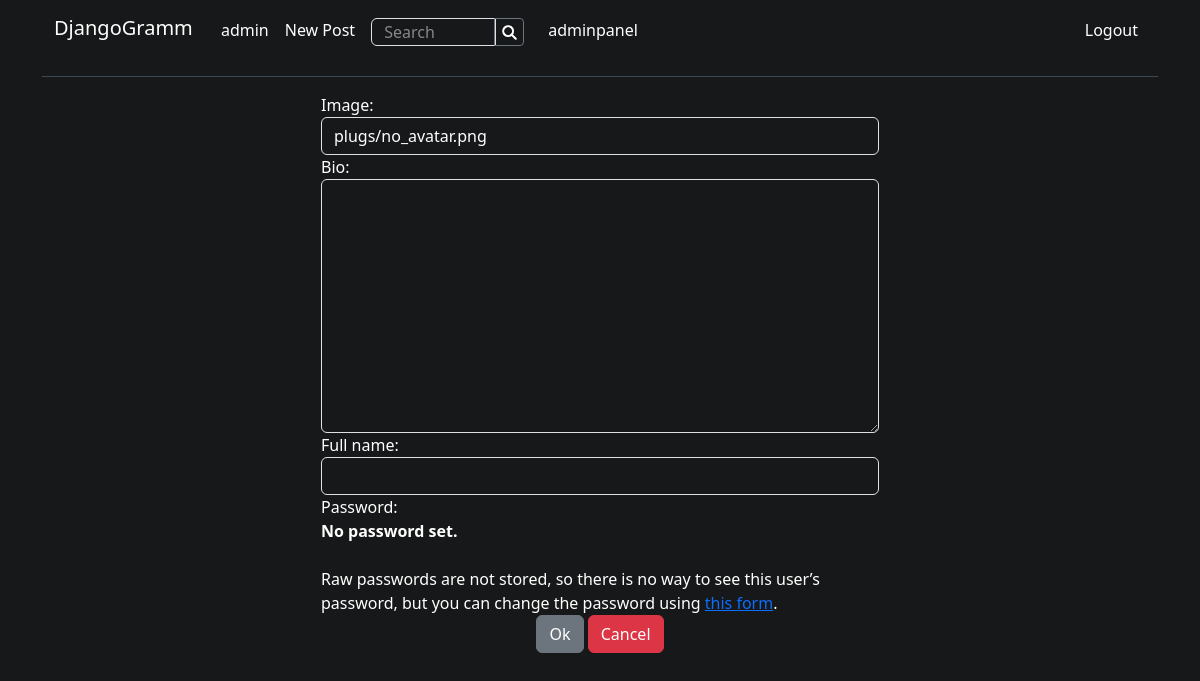
The app's page /profile/edit_profile/ (signed in), older data.
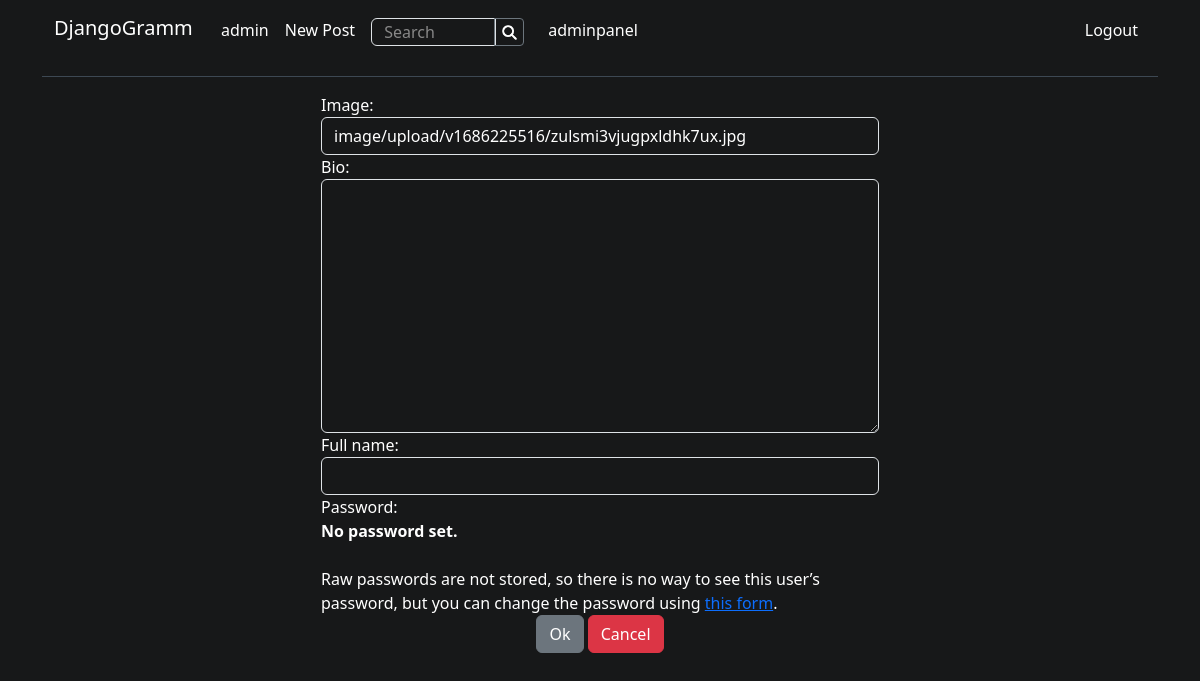
The same page, newer data.
### djangogramm/models.py (models this page shows, shortened)
class User(AbstractUser):
    full_name = models.CharField(max_length=100, blank=True)
    bio = models.CharField(max_length=255, blank=True)
    avatar = CloudinaryField('image', blank=True, transformation={
        'width': AVATAR_IMAGE_SIZE[0],
        'height': AVATAR_IMAGE_SIZE[1],
        'crop': 'fill',
    })
    followers = models.ManyToManyField('self', related_name='follows', blank=True, null=True, symmetrical=False)
    def __str__(self):
        return USER_STR_DISPLAY.format(username=self.username)

### djangogramm/views.py (the view, shortened to what this page needs)
# urls.py: path('edit_profile/', views.EditProfile.as_view(), name='edit_profile'),
@method_decorator(login_required, name='dispatch')
class EditProfile(UpdateView):
    form_class = EditProfileForm
    template_name = 'edit_profile.html'
    def get_object(self):
        return self.request.user

### djangogramm/forms.py
class EditProfileForm(UserChangeForm):
    class Meta:
        model = User
        fields = ('avatar', 'bio', 'full_name')
    def __init__(self, *args, **kwargs):
        super(EditProfileForm, self).__init__(*args, **kwargs)
        self.fields['avatar'].widget.attrs['class'] = 'form-control'
        self.fields['full_name'].widget.attrs['class'] = 'form-control'
        self.fields['bio'].widget = forms.Textarea(attrs={
            'class': 'form-control',
            'aria-label': 'With textarea',
        })

### djangogramm/context_processors.py (called while the page is built)
def tags(request):
    search_items = cache.get('search_items')
    if search_items is None:
        search_items = list(Tag.objects.all()) + list(User.objects.all())
        cache.set('search_items', search_items, 15)
    return {'search_items': search_items}

### djangogramm/models.py (called while the page is built)
    def __str__(self):
        return TAG_STR_DISPLAY.format(title=self.title)

### djangogramm/templates/edit_profile.html (shortened to what this page needs)
{% extends 'base.html' %}
{% block content %}
<div class="col-md-6 offset-md-3 text-light">
<form method="post" enctype="multipart/form-data">
        <div class="text-light">
            {{ form }}
        </div>
        <div class="text-center">
            <button type="submit" class="btn btn-secondary">Ok</button>
            <button type="button" class="btn btn-danger">Cancel</button>
        </div>
</form>
</div>
{% endblock %}

### djangogramm/templates/base.html (shortened to what this page needs)
<!doctype html>
<html lang="en">
    {% load static %}
    {% include 'header.html' %}
  <body style="background-color: #171819;">
    <div class="container">
        {% include 'navbar.html' %}
    <hr class="hr">
    </div>
    <div class="container">
        {% block content %}
        {% endblock %}
        <br>
        <br>
    </div>
  </body>
</html>

### djangogramm/templates/header.html (shortened to what this page needs)
 <head>
    <link href="https://cdn.jsdelivr.net/npm/bootstrap@5.3.0-alpha3/dist/css/bootstrap.min.css" rel="stylesheet">
  </head>

### djangogramm/templates/navbar.html (shortened to what this page needs)
{% load static %}
<nav class="navbar navbar-expand-lg navbar-dark">
    <div class="container-fluid">
        <a class="navbar-brand mb-1" href="{% url 'feed' %}">DjangoGramm</a>
        <div class="collapse navbar-collapse" id="navbarSupportedContent">
            {% if user.is_authenticated %}
            <ul class="navbar-nav me-auto mb-2 mb-lg-0">
                <li class="nav-item">
                    <a class="nav-link" href="{% url 'profile' pk=request.user.id %}">
                        {{ request.user.username }} </a>
                </li>
                <li class="nav-item">
                    <a class="nav-link me-2" href="{% url 'new_post' %}">New Post</a>
                </li>
                <li class="nav-item">
                    <form method="GET" action="{% url 'search_recognizer' %}">
                        <div class="input-group mt-2">
                            <input type="text" class="form-control" name="q" placeholder="Search"
                                   list="tagList" style="height: 28px; width: 125px;">
                            <button type="submit" class="btn btn-outline-secondary btn-sm"
                                    style="height: 28px; width: 30px;">
                                <div class="d-flex align-items-center justify-content-center">
                                    <img src="{% static 'img/search_image.png' %}" width="15">
                                </div>
                            </button>
                        </div>
                    </form>
                </li>
                {% if request.user.is_superuser %}
                <li>
                    <a href="/admin" class="nav-link ms-3">adminpanel</a>
                </li>
                {% endif %}
            </ul>
            <ul class="navbar-nav">
                <li class="nav-item">
                    <a class="nav-link" href="{% url 'logout' %}">Logout</a>
                </li>
            </ul>
            {% endif %}
        </div>
    </div>
</nav>

### djangogramm/templates/header.html (style rules this page uses)
:root { --custom-color: #FFFFFF; --custom-bg-color: #171819; --custom-input-focus-bg: #171819; --custom-placeholder-color: #888888; }
.hr { color: #B1D8FF; }
.navbar { background-color: transparent; }
.navbar-dark .navbar-nav .nav-link { color: var(--custom-color) !important; }
.text-light { color: var(--custom-color) !important; }
.form-control { color: var(--custom-color); background-color: var(--custom-bg-color); }
.form-control::placeholder { color: var(--custom-placeholder-color); }

Row changes from the older to the newer data that the page shows:
changed User "admin": avatar "plugs/no_avatar.png" → "image/upload/v1686225516/zulsmi3vjugpxldhk7ux.jpg"
